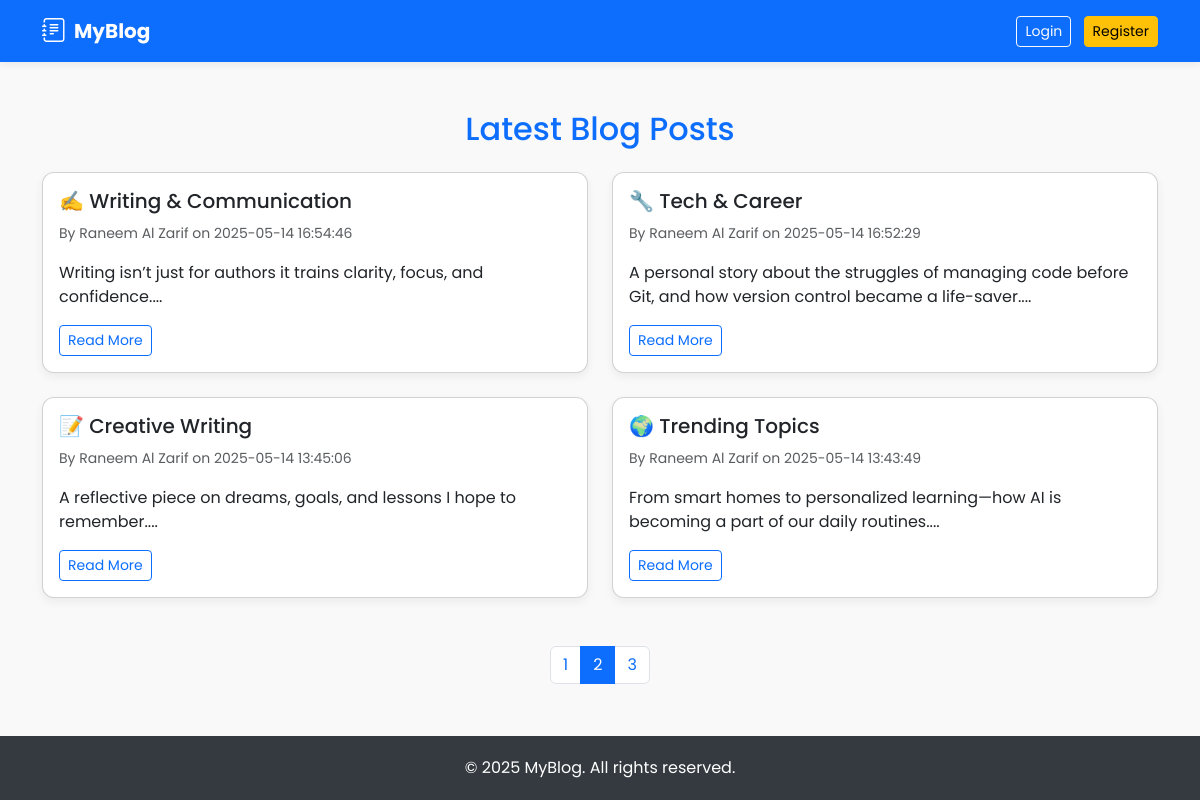
The app's page /index.php?page=2 with its own data.
### tables this page shows
CREATE TABLE `posts` (
  `id` int(11) NOT NULL,
  `title` varchar(255) NOT NULL,
  `content` text NOT NULL,
  `author_id` int(11) NOT NULL,
  `created_at` timestamp NOT NULL DEFAULT current_timestamp()
);

CREATE TABLE `users` (
  `id` int(11) NOT NULL,
  `username` varchar(50) NOT NULL,
  `password` varchar(255) NOT NULL
);

### index.php (the view, shortened to what this page needs)
<?php
require_once 'connection.php';
$limit = 4;
$page = isset($_GET['page']) ? (int)$_GET['page'] : 1;
$offset = ($page - 1) * $limit;
$total_result = $conn->query("SELECT COUNT(*) as total FROM posts");
$total_row = $total_result->fetch_assoc();
$total_posts = $total_row['total'];
$total_pages = ceil($total_posts / $limit);
$query = "
    SELECT posts.id, posts.title, posts.content, posts.created_at, users.username
    FROM posts
    JOIN users ON posts.author_id = users.id
    ORDER BY posts.created_at DESC
    LIMIT ?, ?
";
$stmt = $conn->prepare($query);
$stmt->bind_param("ii", $offset, $limit);
$stmt->execute();
$result = $stmt->get_result();
?>
<!DOCTYPE html>
<html lang="en">
<head>
    <link href="https://cdn.jsdelivr.net/npm/bootstrap@5.3.3/dist/css/bootstrap.min.css" rel="stylesheet">
    <link href="https://cdn.jsdelivr.net/npm/bootstrap-icons@1.10.5/font/bootstrap-icons.css" rel="stylesheet">
</head>
<body>
<nav class="navbar navbar-expand-lg navbar-dark bg-primary">
    <div class="container">
        <a class="navbar-brand fw-bold d-flex align-items-center" href="#">
            <i class="bi bi-journal-text me-2 fs-4"></i> MyBlog
        </a>
        <div>
            <a href="login.php" class="btn btn-outline-light btn-sm me-2">Login</a>
            <a href="register.php" class="btn btn-warning btn-sm">Register</a>
        </div>
    </div>
</nav>
<main>
    <div class="container my-5">
        <h2 class="text-center mb-4 text-primary">Latest Blog Posts</h2>
        <div class="row">
            <?php while ($row = $result->fetch_assoc()): ?>
                <div class="col-md-6 mb-4">
                    <div class="card post-card h-100">
                        <div class="card-body">
                            <h5 class="card-title">
                                <a href="view_post.php?id=<?php echo $row['id']; ?>" class="text-decoration-none text-dark">
                                    <?php echo htmlspecialchars($row['title']); ?>
                                </a>
                            </h5>
                            <small class="text-muted">
                                By <?php echo htmlspecialchars($row['username']); ?> on <?php echo $row['created_at']; ?>
                            </small>
                            <p class="mt-3"><?php echo nl2br(htmlspecialchars(substr($row['content'], 0, 180))); ?>...</p>
                            <a href="view_post.php?id=<?php echo $row['id']; ?>" class="btn btn-sm btn-outline-primary">Read More</a>
                        </div>
                    </div>
                </div>
            <?php endwhile; ?>
        </div>
        <nav class="mt-4">
            <ul class="pagination justify-content-center">
                <?php for ($i = 1; $i <= $total_pages; $i++): ?>
                    <li class="page-item <?php if ($i == $page) echo 'active'; ?>">
                        <a class="page-link" href="index.php?page=<?php echo $i; ?>"><?php echo $i; ?></a>
                    </li>
                <?php endfor; ?>
            </ul>
        </nav>
    </div>
</main>
<footer class="footer text-center mt-auto">
    <div class="container">
        <p class="mb-0">&copy; <?php echo date('Y'); ?> MyBlog. All rights reserved.</p>
    </div>
</footer>
</body>
</html>

### index.php (style rules this page uses)
html, body { height: 100%; display: flex; flex-direction: column; }
main { flex: 1; }
body { font-family: 'Poppins', sans-serif; background-color: #f9f9f9; }
.navbar { box-shadow: 0 4px 6px rgba(0,0,0,0.05); }
.post-card { box-shadow: 0 4px 10px rgba(0,0,0,0.06); border-radius: 12px; transition: transform 0.2s ease; }
.footer { background-color: #343a40; color: #fff; padding: 20px 0; }

### records on screen
posts: title "✍️ Writing & Communication", author.username "Raneem Al Zarif", created_at "2025-05-14 16:54:46", content "Writing isn’t just for authors it trains clarity, focus, and confidence."
posts: title "🔧 Tech & Career", author.username "Raneem Al Zarif", created_at "2025-05-14 16:52:29", content "A personal story about the struggles of managing code before Git, and how version control became a life-saver."
posts: title "📝 Creative Writing", author.username "Raneem Al Zarif", created_at "2025-05-14 13:45:06", content "A reflective piece on dreams, goals, and lessons I hope to remember."
posts: title "🌍 Trending Topics", author.username "Raneem Al Zarif", created_at "2025-05-14 13:43:49", content "From smart homes to personalized learning—how AI is becoming a part of our daily routines."
